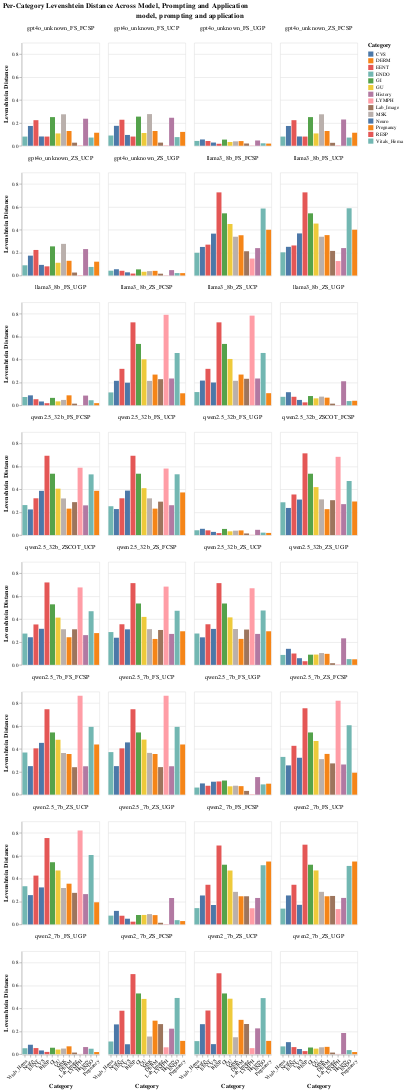

The code cell stored with this chart in its notebook:
### Code cell
# Filter out `case_average`
filtered_df = df[df['Category'] != 'case_average']

# Melt the DataFrame for plotting multiple metrics
melted_df = filtered_df.melt(
    id_vars=['identifier', 'Category'],
    value_vars=['TSR', 'Levenshtein', 'ExactMatch'],
    var_name='Metric',
    value_name='Value'
)

# Filter for TSR only
tsr_df = melted_df[melted_df['Metric'] == 'Levenshtein']

# Create the bar chart for TSR with faceting and rotated x-axis labels
bar_chart_tsr = alt.Chart(tsr_df).mark_bar().encode(
    x=alt.X('Category:N', title='Category', sort=None, axis=alt.Axis(labelAngle=-45)),  # Rotate labels at -45 degrees
    y=alt.Y('Value:Q', title='Levenshtein Distance'),
    color=alt.Color('Category:N', title='Category'),
    tooltip=['identifier:N', 'Category:N', 'Value:Q']
).properties(
    width=150,
    height=200
)

# Facet the chart by 'identifier' with row labels
faceted_chart = bar_chart_tsr.facet(
    facet=alt.Facet(
        'identifier:N',
        title='model, prompting and application',
        header=alt.Header(labelAngle=0, labelFontSize=12, titleFontSize=14)  # Customize row headers
    ),
    columns=4  # Arrange 4 plots per row
).properties(
    title='Per-Category Levenshtein Distance Across Model, Prompting and Application'
).configure_title(
    fontSize=14
).configure_axis(
    labelFontSize=10,
    titleFontSize=12
).configure_facet(
    spacing=15  # Adjust spacing between plots
)

faceted_chart.show()
faceted_chart.save("../../EDA/per_category_levenshtein_by_identifier.pdf")

### Figure 1 — Vega-Lite specification as saved in the notebook (floating-point values rounded to 4 significant figures; data arrays with more than 128 entries replaced by an {"elided": "..."} marker saying what was removed)
{"config": {"view": {"continuousWidth": 300, "continuousHeight": 300}, "axis": {"labelFontSize": 10, "titleFontSize": 12}, "facet": {"spacing": 15}, "title": {"fontSize": 14}}, "data": {"name": "data-bcd14cb2c035934792131a830c5dece2"}, "facet": {"field": "identifier", "header": {"labelAngle": 0, "labelFontSize": 12, "titleFontSize": 14}, "title": "model, prompting and application", "type": "nominal"}, "spec": {"mark": {"type": "bar"}, "encoding": {"color": {"field": "Category", "title": "Category", "type": "nominal"}, "tooltip": [{"field": "identifier", "type": "nominal"}, {"field": "Category", "type": "nominal"}, {"field": "Value", "type": "quantitative"}], "x": {"axis": {"labelAngle": -45}, "field": "Category", "sort": null, "title": "Category", "type": "nominal"}, "y": {"field": "Value", "title": "Levenshtein Distance", "type": "quantitative"}}, "height": 200, "width": 150}, "columns": 4, "title": "Per-Category Levenshtein Distance Across Model, Prompting and Application", "$schema": "https://vega.github.io/schema/vega-lite/v5.20.1.json", "datasets": {"data-bcd14cb2c035934792131a830c5dece2": {"elided": "448 records"}}}
